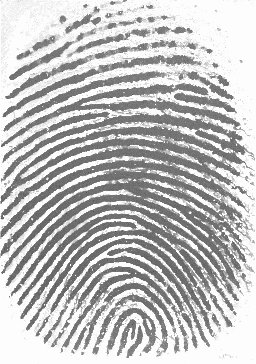
#> input picture datasets/101_3_1.jpg, 256 x 364 px, found by its file name; the run also reads 1 picture not shown here
$ python test.py
#> lines starting #> are read from the running program, lines starting #| are printed output that depends on the picture; long printed decimals are rounded
import cv2
import numpy as np

img1 = cv2.imread('iloveimg-converted/101_3_1.jpg', 0)
#> img1 is the input picture: shape (364, 256); min 65, max 255, mean 190.8
img2 = cv2.imread('iloveimg-converted/101_3.jpg', 0)

#--- take the absolute difference of the images ---
res = cv2.absdiff(img1, img2)
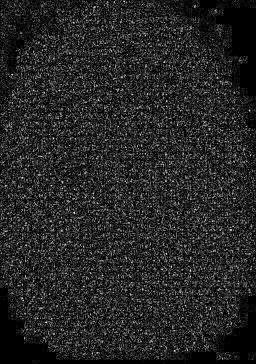
#> res: shape (364, 256); min 0, max 30, mean 4.5; drawn with min black and max white

#--- convert the result to integer type ---
res = res.astype(np.uint8)

#--- find percentage difference based on number of pixels that are not zero ---
percentage = (np.count_nonzero(res) * 100)/ res.size
#> percentage = 85.65
print(percentage)
#| 85.649
